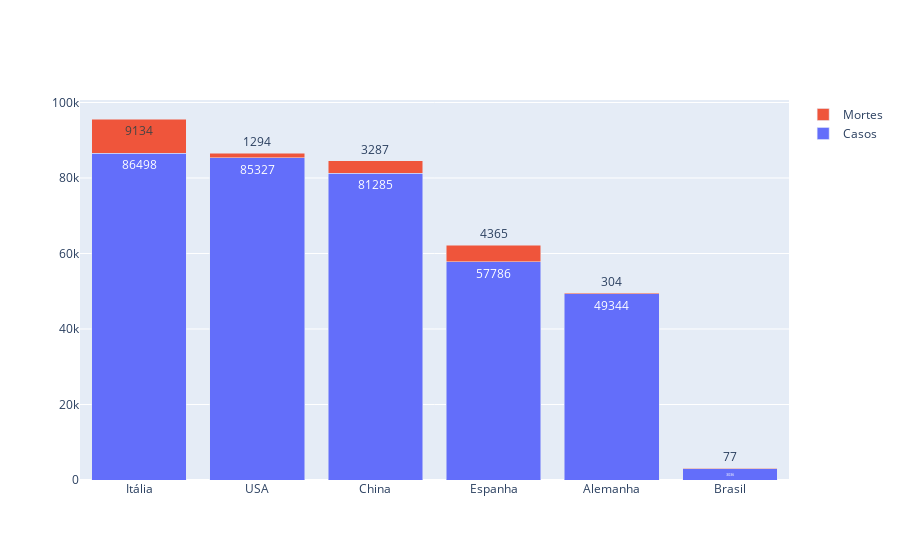

Notebook code for this chart:
### Code cell
# automatizar! 
#Fonte:https://www.who.int/emergencies/diseases/novel-coronavirus-2019/situation-reports/
pais=['Itália','USA', 'China', 'Espanha','Alemanha','Brasil']
casos=['86498','85327','81285',57786,'49344','3036']
mortes =['9134','1294','3287','4365','304','77']

fig = go.Figure(data=[
    go.Bar(name='Casos', x=pais, y=casos, text=casos, textposition='auto'),
    go.Bar(name='Mortes', x=pais, y=mortes, text=mortes, textposition='auto')
])
# Change the bar mode
fig.update_layout(barmode='stack')

fig.show()

### Figure 1 — Plotly figure (JSON) as saved in the notebook; plotly's stock layout.template omitted (floating-point values rounded to 4 significant figures)
{"data": [{"name": "Casos", "text": ["86498", "85327", "81285", "57786", "49344", "3036"], "textposition": "auto", "type": "bar", "x": ["Itália", "USA", "China", "Espanha", "Alemanha", "Brasil"], "y": ["86498", "85327", "81285", 57786, "49344", "3036"]}, {"name": "Mortes", "text": ["9134", "1294", "3287", "4365", "304", "77"], "textposition": "auto", "type": "bar", "x": ["Itália", "USA", "China", "Espanha", "Alemanha", "Brasil"], "y": ["9134", "1294", "3287", "4365", "304", "77"]}], "layout": {"barmode": "stack"}}
